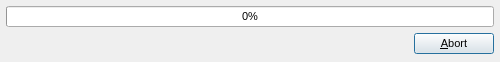
<?xml version="1.0" encoding="UTF-8"?>
<ui version="4.0">
 <class>Dialog</class>
 <widget class="QDialog" name="Dialog">
  <property name="geometry">
   <rect>
    <x>0</x>
    <y>0</y>
    <width>500</width>
    <height>62</height>
   </rect>
  </property>
  <property name="minimumSize">
   <size>
    <width>500</width>
    <height>62</height>
   </size>
  </property>
  <property name="maximumSize">
   <size>
    <width>500</width>
    <height>62</height>
   </size>
  </property>
  <property name="font">
   <font>
    <pointsize>8</pointsize>
   </font>
  </property>
  <property name="windowTitle">
   <string>Performing analysis...</string>
  </property>
  <layout class="QVBoxLayout" name="verticalLayout">
   <property name="leftMargin">
    <number>6</number>
   </property>
   <property name="topMargin">
    <number>6</number>
   </property>
   <property name="rightMargin">
    <number>6</number>
   </property>
   <property name="bottomMargin">
    <number>6</number>
   </property>
   <item>
    <widget class="QProgressBar" name="_pb">
     <property name="value">
      <number>0</number>
     </property>
     <property name="textVisible">
      <bool>true</bool>
     </property>
     <property name="invertedAppearance">
      <bool>false</bool>
     </property>
    </widget>
   </item>
   <item>
    <layout class="QHBoxLayout" name="horizontalLayout">
     <item>
      <widget class="QLabel" name="_lbl_msg">
       <property name="sizePolicy">
        <sizepolicy hsizetype="Preferred" vsizetype="Preferred">
         <horstretch>1</horstretch>
         <verstretch>0</verstretch>
        </sizepolicy>
       </property>
       <property name="text">
        <string/>
       </property>
      </widget>
     </item>
     <item>
      <widget class="QPushButton" name="_btn_abort">
       <property name="text">
        <string>&amp;Abort</string>
       </property>
       <property name="default">
        <bool>true</bool>
       </property>
      </widget>
     </item>
    </layout>
   </item>
  </layout>
 </widget>
 <resources/>
 <connections/>
</ui>
